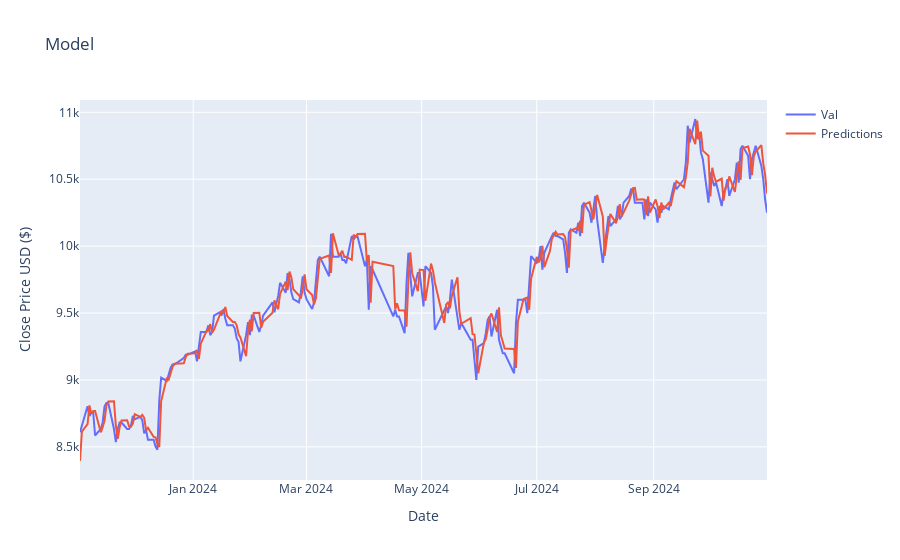

Notebook code cell kept with this figure:
### Code cell
from plotly import graph_objs as go

fig = go.Figure()

fig.add_trace(go.Scatter(x=valid['date'], y=valid['Close'], mode='lines', name='Val'))
fig.add_trace(go.Scatter(x=valid['date'], y=valid['Predictions'], mode='lines', name='Predictions'))

fig.update_layout(title='Model',
                        xaxis_title='Date',
                        yaxis_title='Close Price USD ($)')
fig.show()

### Figure 1 — Plotly figure (JSON) as saved in the notebook; plotly's stock layout.template omitted (floating-point values rounded to 4 significant figures; data arrays with more than 128 entries replaced by an {"elided": "..."} marker saying what was removed)
{"data": [{"mode": "lines", "name": "Val", "type": "scatter", "x": {"elided": "238 str values"}, "y": {"elided": "238 float values"}}, {"mode": "lines", "name": "Predictions", "type": "scatter", "x": {"elided": "238 str values"}, "y": {"elided": "238 float values"}}], "layout": {"title": {"text": "Model"}, "xaxis": {"title": {"text": "Date"}}, "yaxis": {"title": {"text": "Close Price USD ($)"}}}}
